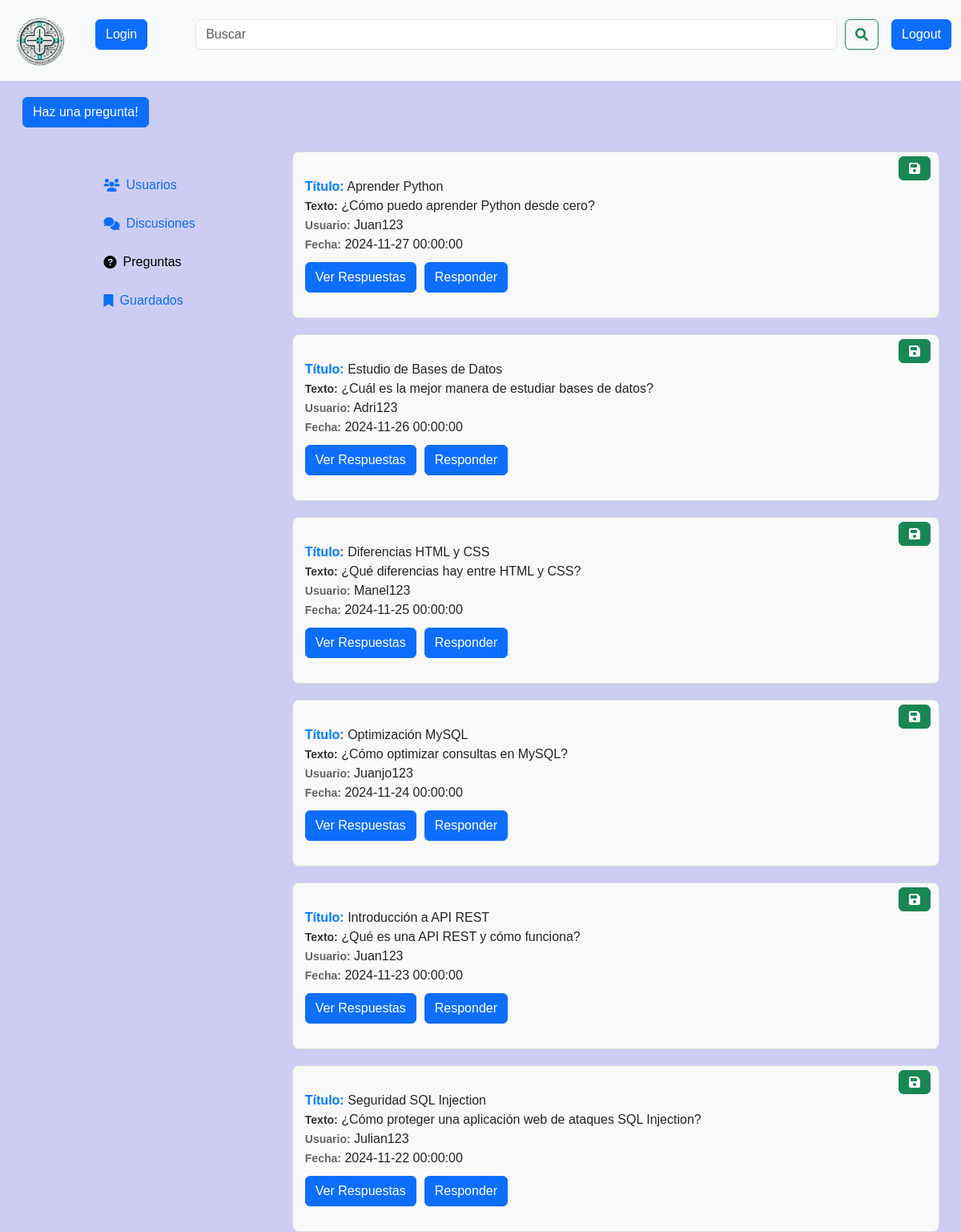
Screenshot of /paginas/preguntas.php with the database file from the repository.
### tables this page shows
CREATE TABLE tbl_preguntas( 
    id_preguntas INT PRIMARY KEY AUTO_INCREMENT NOT NULL,
    texto_preguntas VARCHAR(255) NOT NULL,
    titulo_preguntas VARCHAR(150) NOT NULL,
    estado_preguntas ENUM ('no respondida', 'respondida') NOT NULL DEFAULT 'no respondida',
    guardar_preguntas ENUM ('no guardada' , 'guardada') NOT NULL DEFAULT 'no guardada',
    fecha_preguntas DATETIME NOT NULL DEFAULT CURRENT_TIMESTAMP,
    id_usuario INT NOT NULL,
    FOREIGN KEY (id_usuario) REFERENCES tbl_usuarios(id_usuario)
);

CREATE TABLE tbl_usuarios (
    id_usuario INT PRIMARY KEY AUTO_INCREMENT NOT NULL,
    nombre_usuario VARCHAR(50),
    nombreReal_usuario VARCHAR(70),
    telf_usuario CHAR(9),
    psswd_usuario VARCHAR(60)
);

### paginas/preguntas.php (the view, shortened to what this page needs)
<?php
include_once '../conexion/conexion.php';
?>
<html lang="en">
<head>
    <link href="https://cdn.jsdelivr.net/npm/bootstrap@5.3.3/dist/css/bootstrap.min.css" rel="stylesheet"
>
    <link href="https://cdnjs.cloudflare.com/ajax/libs/font-awesome/6.0.0-beta3/css/all.min.css" rel="stylesheet">
    <link rel="stylesheet" href="../css/styles.css">
</head>
<body>
    <nav class="navbar navbar-expand-lg bg-body-tertiary">
        <div class="container-fluid">
            <a class="navbar-brand" href="../index.php"><img src="../img/nav_logo.png" id="nav_img" alt="Logo"></a>
            <?php
            if (!isset($_SESSION['usuario'])) {
                ?>
                <form action="./entrada/login.php">
                    <?php
                    echo '<button class="btn btn-primary ms-3">Login</button>';
                    ?>
                </form>
                <?php
            } else {
                echo $_SESSION['usuario'];
            }
            ?>
            <div class="collapse navbar-collapse" id="navbarSupportedContent">
                <form class="d-flex w-100" role="search">
                    <input class="form-control search-bar" type="search" placeholder="Buscar" aria-label="Search">
                    <button class="btn btn-outline-success" type="submit"><i
                            class="fa-solid fa-magnifying-glass"></i></button>
                </form>
            </div>
            <form action="../paginas/cerrar_sesion.php" method="POST">
                <input type="submit" value="Logout" class="btn btn-primary ms-3" name="logout">
            </form>
        </div>
    </nav>
    <div class="container">
        <div class="preguntas-contenedor">
            <div class="insert-pregunta-btn-container">
                <form action="form_insertar_pregunta.php" method="POST">
                    <button type="submit" name="insertPreg" class="btn btn-primary ms-3">Haz una pregunta!</button>
                </form>
            </div>
            <div class="barra-izquierda">
                <a href="" name="usuarios" class="d-flex align-items-center text-decoration-none">
                    <i class="fa-solid fa-users me-2"></i><span>Usuarios</span>
                </a>
                <br>
                <a href="" name="discusiones" class="d-flex align-items-center text-decoration-none">
                    <i class="fa-solid fa-comments me-2"></i><span>Discusiones</span>
                </a>
                <br>
                <a href="" name="preguntas" class="d-flex align-items-center text-decoration-none">
                    <i class="fa-solid fa-question-circle me-2"></i><span>Preguntas</span>
                </a>
                <br>
                <a href="" name="guardados" class="d-flex align-items-center text-decoration-none">
                    <i class="fa-solid fa-bookmark me-2"></i><span>Guardados</span>
                </a>
            </div>
            <div class="barra-derecha">
                <?php
                try {
                    $stmt = $conexion->query("SELECT id_preguntas, titulo_preguntas, texto_preguntas, fecha_preguntas, tbl_preguntas.id_usuario, nombre_usuario
                    FROM tbl_preguntas
                    INNER JOIN tbl_usuarios ON tbl_preguntas.id_usuario = tbl_usuarios.id_usuario ORDER BY fecha_preguntas DESC");
                    $preguntas = $stmt->fetchAll(PDO::FETCH_ASSOC);
                    if (empty($preguntas)) {
                        echo "No hay preguntas en este momento";
                    } else {
                        echo '<ul style="list-style-type: none; padding: 0;">';
                        foreach ($preguntas as $pregunta) {
                            echo '<li class="pregunta-container" style="margin-bottom: 20px; position: relative;">';
                            echo '<form action="guardar_preguntas.php" method="post">';
                                echo '<button class="btn btn-success" style="position: absolute; top: 5px; right: 10px;">';
                                echo '<i class="fas fa-save"></i> ';
                            echo '</button>';
                            echo '</form>';
                            echo '<strong style="font-size: 16px; color: #007BFF;">Título:</strong> ' . htmlspecialchars($pregunta['titulo_preguntas']) . '<br>';
                            echo '<strong style="font-size: 14px; color: #333;">Texto:</strong> ' . htmlspecialchars($pregunta['texto_preguntas']) . '<br>';
                            echo '<strong style="font-size: 14px; color: #666;">Usuario:</strong> ' . htmlspecialchars($pregunta['nombre_usuario']) . '<br>';
                            echo '<strong style="font-size: 14px; color: #666;">Fecha:</strong> ' . htmlspecialchars($pregunta['fecha_preguntas']) . '<br>';
                            echo '<div class="button-group" style="display: flex; justify-content: space-between; align-items: center; margin-top: 10px;">';
                            echo '<div style="display: flex; gap: 10px;">';
                            echo '<form action="verRespuestas.php" method="POST">';
                            echo '<button type="submit" name="verRespuesta" class="btn btn-primary">Ver Respuestas</button>';
                            echo '</form>';
                            echo '<form action="form_insertar_respuesta.php" method="POST">';
                            echo '<button type="submit" name="respuesta" class="btn btn-primary">Responder</button>';
                            echo '</form>';
                            echo '</div>';
                            echo '</div>';
                            echo '</li>';
                        }
                        echo '</ul>';
                    }
                } catch (PDOException $e) {
                    echo 'Error en la consulta: ' . $e->getMessage();
                }
                ?>
            </div>
        </div>
    </div>
</body>
</html>

### css/styles.css (style rules this page uses)
body { background-color: rgb(205, 205, 243); font-family: Arial, sans-serif; }
#nav_img { height: 75px; width: 75px; }
.search-bar { margin-right: 10px; margin-left: 60px; }
.container { max-width: 100%; }
.barra-izquierda { float: left; padding-left: 10%; height: 100vh; width: 30%; padding-top: 10px; text-align: center; margin-top: 20px; }
.barra-derecha { float: right; padding-right: 10%; height: 100vh; width: 70%; }
.pregunta-container { margin-bottom: 20px; padding: 15px; border: 1px solid #ddd; border-radius: 8px; background-color: #f9f9f9; position: relative; }

### paginas/preguntas.php (style rules this page uses)
.barra-izquierda a[name="preguntas"] i, .barra-izquierda a[name="preguntas"] span { color: black; }
.pregunta-container { margin-bottom: 20px; padding: 15px; border: 1px solid #ddd; border-radius: 8px; background-color: #f9f9f9; position: relative; }
.preguntas-contenedor { margin-top: 30px; }
.insert-pregunta-btn-container { position: relative; top: -10px; right: 0; z-index: 10; margin-bottom: 20px; }
.barra-derecha { padding-right: 15px; }
.navbar { margin-bottom: 30px; }

### rows the page displays
tbl_preguntas: titulo_preguntas "Aprender Python", texto_preguntas "¿Cómo puedo aprender Python desde cero?", id_usuario.nombre_usuario "Juan123", fecha_preguntas "2024-11-27 00:00:00"
tbl_preguntas: titulo_preguntas "Estudio de Bases de Datos", texto_preguntas "¿Cuál es la mejor manera de estudiar bases de datos?", id_usuario.nombre_usuario "Adri123", fecha_preguntas "2024-11-26 00:00:00"
tbl_preguntas: titulo_preguntas "Diferencias HTML y CSS", texto_preguntas "¿Qué diferencias hay entre HTML y CSS?", id_usuario.nombre_usuario "Manel123", fecha_preguntas "2024-11-25 00:00:00"
tbl_preguntas: titulo_preguntas "Optimización MySQL", texto_preguntas "¿Cómo optimizar consultas en MySQL?", id_usuario.nombre_usuario "Juanjo123", fecha_preguntas "2024-11-24 00:00:00"
tbl_preguntas: titulo_preguntas "Introducción a API REST", texto_preguntas "¿Qué es una API REST y cómo funciona?", id_usuario.nombre_usuario "Juan123", fecha_preguntas "2024-11-23 00:00:00"
tbl_preguntas: titulo_preguntas "Seguridad SQL Injection", texto_preguntas "¿Cómo proteger una aplicación web de ataques SQL Injection?", id_usuario.nombre_usuario "Julian123", fecha_preguntas "2024-11-22 00:00:00"
